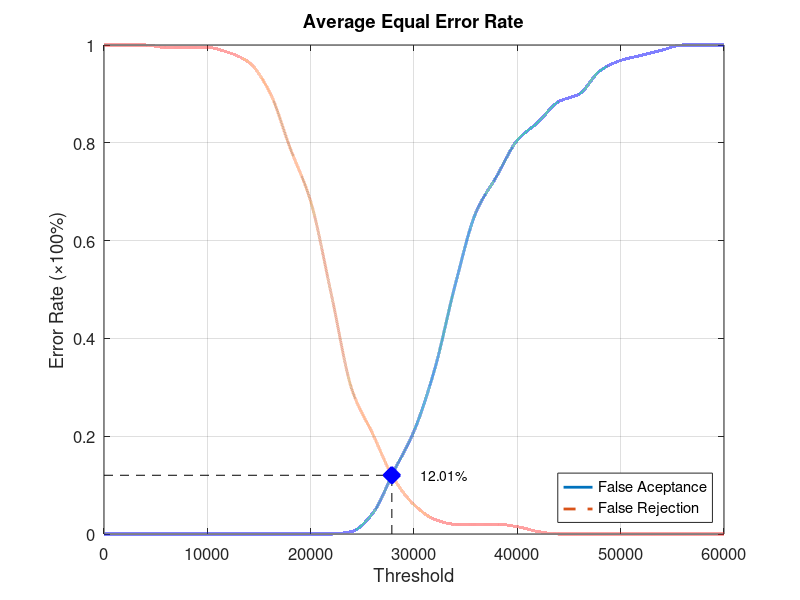
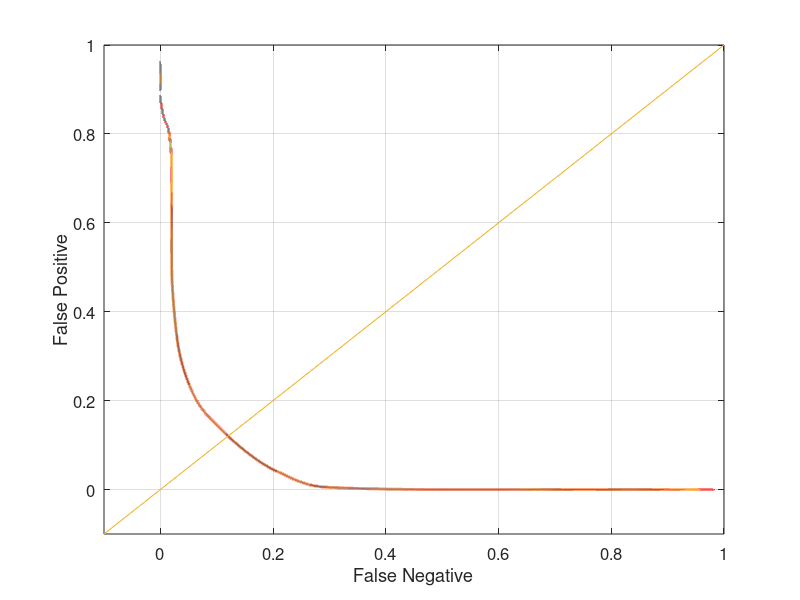

Write the MATLAB code that produced these figures, in order.
function yEER = Database3_2
close all;
clear;
clc;
x = 0:2000:60000;
xq = 0:0.5:60000;

y0 = [0 0 0 0 0 0 0 0 0 0 0 0 0.00526316 0.0421053 0.126316 0.210526 0.336842 0.510526 0.657895 0.731579 0.805263 0.842105 0.884211 0.9 0.947368 0.968421 0.978947 0.989474 1 1 1];
yy0 = interp1(x, y0, xq, 'pchip');
y1 = [1 1 1 0.995 0.995 0.995 0.985 0.965 0.905 0.79 0.68 0.49 0.295 0.205 0.115 0.06 0.03 0.02 0.02 0.02 0.015 0.005 0 0 0 0 0 0 0 0 0];
yy1 = interp1(x, y1, xq, 'pchip');

% Calculating EER: 
y2 = abs(y0 - y1);
find(y2 == min(y2))
yy2 = abs(yy0 - yy1);
xEER = find(yy2 == min(yy2));
xEERIndex = xq(xEER) % X-axis EER
yEER = yy0(xEER) % Y-axis EER

main = figure
plot(xq, yy0,'-','LineWidth', 2);	hold on
plot(xq, yy1,'--','LineWidth', 2);	hold on
plot([xEERIndex xEERIndex], [0 yEER], 'k--');	hold on
plot([0 xEERIndex], [yEER yEER], 'k--');	hold on
plot(xEERIndex, yEER, 'bx', 'LineWidth', 10);	hold on
text(xEERIndex + 10 * xEERIndex / 100, yEER, [num2str(round((10000 * yEER)) / 100) '%'])
legend('False Aceptance', 'False Rejection', 'Location', 'SouthEast')
xlabel('Threshold')
ylabel('Error Rate (\times100%)')
title('Average Equal Error Rate')
set(gca, 'FontSize', 12)
axis([0 60000 0 1])
grid on

print(main, 'Database3_2Main', '-dpng');
FNRxFPR = figure('Color', [1 1 1]);
plot(yy1, yy0, '-', yy1, yy0, 'LineWidth', 2);
hold on
y = -0.1:0.1:1
plot(y, y); 
set(gca, 'FontSize', 12)
xlabel('False Negative')
ylabel('False Positive')
axis([-0.1 1 -0.1 1])
set(gca, 'FontSize', 12)
grid on

print(FNRxFPR, 'Database3_2FNRxFPR','-dpng');
end
